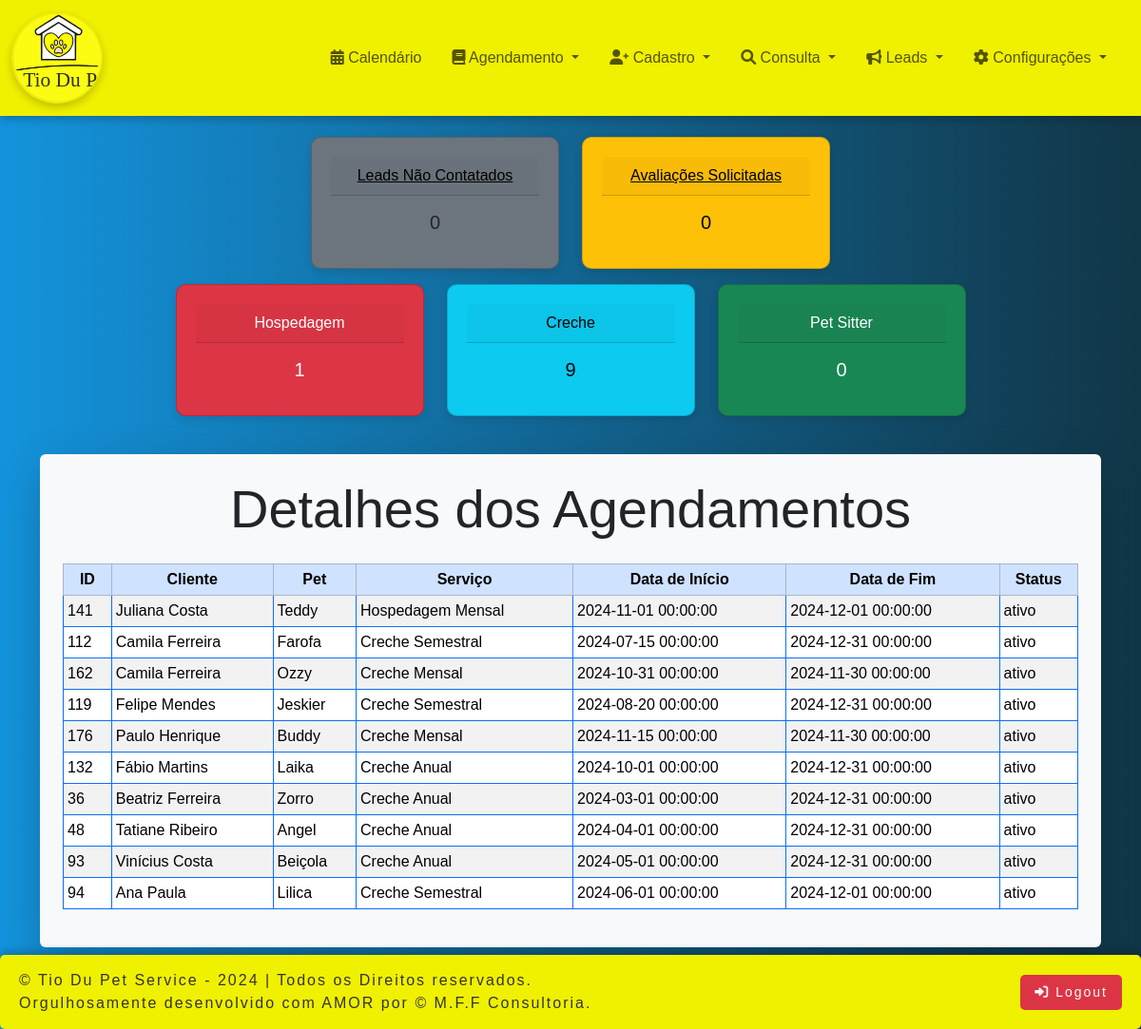
The page /office/main.php (signed in) on the database its author committed.
### tables this page shows
CREATE TABLE `agendamento` (
  `id_evento` int(11) NOT NULL,
  `pet_id` int(11) NOT NULL,
  `cliente_id` int(11) NOT NULL,
  `veterinario_id` int(11) DEFAULT NULL,
  `servico_id` int(11) NOT NULL,
  `titulo` varchar(255) NOT NULL,
  `descricao` text DEFAULT NULL,
  `localizacao` varchar(255) DEFAULT NULL,
  `data_inicio` datetime NOT NULL,
  `data_fim` datetime NOT NULL,
  `dia_completo` tinyint(1) DEFAULT 0,
  `status` varchar(50) DEFAULT 'Agendado',
  `data_criacao` timestamp NOT NULL DEFAULT current_timestamp(),
  `data_atualizacao` timestamp NOT NULL DEFAULT current_timestamp() ON UPDATE current_timestamp()
);

CREATE TABLE `cliente` (
  `id` int(11) NOT NULL,
  `nome` varchar(100) NOT NULL,
  `cpf` varchar(14) NOT NULL,
  `telefone` varchar(15) NOT NULL,
  `email` varchar(100) NOT NULL,
  `endereco` varchar(100) DEFAULT NULL,
  `numero` varchar(10) DEFAULT NULL,
  `complemento` varchar(20) DEFAULT NULL,
  `bairro` varchar(50) NOT NULL,
  `cep` varchar(10) NOT NULL,
  `cidade` varchar(50) NOT NULL,
  `estado` varchar(2) NOT NULL
);

CREATE TABLE `pet` (
  `id` int(11) NOT NULL,
  `cliente_id` int(11) NOT NULL,
  `veterinario_id` int(11) NOT NULL,
  `foto_pet` varchar(255) DEFAULT NULL,
  `nome` varchar(50) NOT NULL,
  `sexo` varchar(50) NOT NULL,
  `especie` varchar(30) NOT NULL,
  `raca` varchar(50) DEFAULT NULL,
  `cor` varchar(50) DEFAULT NULL,
  `idade` int(11) DEFAULT NULL,
  `porte` varchar(20) DEFAULT NULL,
  `rga` varchar(50) DEFAULT NULL
);

CREATE TABLE `servico` (
  `id` int(10) NOT NULL,
  `servico` varchar(50) NOT NULL,
  `tipo` varchar(50) NOT NULL,
  `preco` decimal(10,2) NOT NULL
);

### office/main.php (the view, shortened to what this page needs)
<?php
include 'office_header.php';
include 'conexaoAction.php';
$sqlLeadsNaoContatados = "SELECT COUNT(*) AS nao_contatados FROM lead WHERE lead_contatado = 0";
$result = mysqli_query($conexao, $sqlLeadsNaoContatados);
$leadsNaoContatados = mysqli_fetch_assoc($result)['nao_contatados'];
$sqlAvaliacoesSolicitadas = "SELECT COUNT(*) AS total FROM avaliacao_solicitadas";
$result = mysqli_query($conexao, $sqlAvaliacoesSolicitadas);
$totalAvaliacoesSolicitadas = mysqli_fetch_assoc($result)['total'];
$dataAtual = date('Y-m-d');
$sqlHospedagem = "
    SELECT COUNT(*) AS total_hospedagem
    FROM agendamento AS a
    JOIN servico AS s ON a.servico_id = s.id
    WHERE s.tipo = 'Hospedagem'
    AND a.status = 'ativo'
    AND a.data_inicio <= '$dataAtual'
    AND a.data_fim >= '$dataAtual'";
$result = mysqli_query($conexao, $sqlHospedagem);
$totalHospedagem = mysqli_fetch_assoc($result)['total_hospedagem'];
$sqlCreche = "
    SELECT COUNT(*) AS total_creche
    FROM agendamento AS a
    JOIN servico AS s ON a.servico_id = s.id
    WHERE s.tipo = 'Creche'
    AND a.status = 'ativo'
    AND a.data_inicio <= '$dataAtual'
    AND a.data_fim >= '$dataAtual'";
$result = mysqli_query($conexao, $sqlCreche);
$totalCreche = mysqli_fetch_assoc($result)['total_creche'];
$dataAtualInicio = date('Y-m-d') . ' 00:00:00';
$dataAtualFim = date('Y-m-d') . ' 23:59:59';
$sqlPetSitter = "
    SELECT COUNT(*) AS total_pet_sitter
    FROM agendamento AS a
    JOIN servico AS s ON a.servico_id = s.id
    WHERE s.tipo = 'Pet Sitter'
    AND a.status = 'ativo'
    AND (
        (DATE(a.data_inicio) = DATE(a.data_fim) AND a.data_inicio >= '$dataAtualInicio' AND a.data_fim <= '$dataAtualFim')  -- Eventos de dia completo
        OR (a.data_inicio <= '$dataAtualFim' AND a.data_fim >= '$dataAtualInicio')  -- Eventos que se sobrepõem ao dia atual
    )";
$result = mysqli_query($conexao, $sqlPetSitter);
if ($result) {
    $totalPetSitter = mysqli_fetch_assoc($result)['total_pet_sitter'];
} else {
    $totalPetSitter = 0;
    echo "Erro na consulta: " . mysqli_error($conexao);
}
?>
<head>
</head>
<body>
<div class="container text-center mt-4">
    <div class="row justify-content-md-center">
        <div class="col-md-3 mb-3">
            <div class="card bg-secondary ">
                <div class="card-header">
                    <a href="<?php echo base_url('office/lead_listar.php'); ?>" class="text-black">Leads Não Contatados</a>
                </div>
                <div class="card-body">
                    <h5 class="card-text"><?php echo $leadsNaoContatados; ?></h5>
                </div>
            </div>
        </div>
        <div class="col-md-3 mb-3">
            <div class="card text-bg-warning ">
                <div class="card-header">
                    <a href="<?php echo base_url('office/avaliacao_listar.php'); ?>" class="text-black">Avaliações Solicitadas</a>
                </div>
                <div class="card-body">
                    <h5 class="card-text"><?php echo $totalAvaliacoesSolicitadas; ?></h5>
                </div>
            </div>
        </div>
    </div>
    <div class="row justify-content-md-center">
        <div class="col-md-3 mb-3">
            <div class="card text-bg-danger">
                <div class="card-header">Hospedagem</div>
                    <div class="card-body">
                    <h5 class="card-text"><?php echo $totalHospedagem; ?></h5>
                </div>
            </div>
        </div>
        <div class="col-md-3 mb-3">
            <div class="card text-bg-info">
                <div class="card-header">Creche</div>
                    <div class="card-body">
                    <h5 class="card-text"><?php echo $totalCreche; ?></h5>
                </div>
            </div>
        </div>
        <div class="col-md-3 mb-3">
            <div class="card text-bg-success">
                <div class="card-header">Pet Sitter</div>
                    <div class="card-body">
                    <h5 class="card-text"><?php echo $totalPetSitter; ?></h5>
                </div>
            </div>
        </div>
    </div>
</div>
<section>
    <div class="container mt-4">
        <div class="form-container shadow-lg p-4 rounded">
            <h1 class="text-center mb-4 display-4">Detalhes dos Agendamentos</h1>
            <table class="table table-sm table-striped table-hover table-bordered border-primary rounded">
                <thead class="table-primary text-center">
                        <tr>
                            <th>ID</th>
                            <th>Cliente</th>
                            <th>Pet</th>
                            <th>Serviço</th>
                            <th>Data de Início</th>
                            <th>Data de Fim</th>
                            <th>Status</th>
                        </tr>
                    </thead>
                    <tbody>
                        <?php
            $sqlAgendamentos = "
            SELECT
                a.id_evento,
                c.nome AS cliente,
                p.nome AS pet,
                s.servico,
                a.data_inicio,
                a.data_fim,
                a.status
            FROM
                agendamento AS a
            JOIN
                cliente AS c ON a.cliente_id = c.id
            JOIN
                pet AS p ON a.pet_id = p.id
            JOIN
                servico AS s ON a.servico_id = s.id
WHERE
    a.status = 'ativo'
    AND (
        (DATE(a.data_inicio) = CURDATE() AND DATE(a.data_fim) = CURDATE())  -- Eventos de um único dia com início e fim no dia atual
        OR (a.data_inicio <= '$dataAtualFim' AND a.data_fim >= '$dataAtualInicio')  -- Eventos que se sobrepõem ao dia atual
    )
                ";
                        $result = mysqli_query($conexao, $sqlAgendamentos);
                        while ($row = mysqli_fetch_assoc($result)) {
                            echo "<tr>";
                            echo "<td>" . $row['id_evento'] . "</td>";
                            echo "<td>" . $row['cliente'] . "</td>";
                            echo "<td>" . $row['pet'] . "</td>";
                            echo "<td>" . $row['servico'] . "</td>";
                            echo "<td>" . $row['data_inicio'] . "</td>";
                            echo "<td>" . $row['data_fim'] . "</td>";
                            echo "<td>" . $row['status'] . "</td>";
                            echo "</tr>";
                        }
                        ?>
                    </tbody>
                </table>
            </div>
        </div>
<section>
</body>
<?php
include 'office_footer.php';
?>

### office/office_style.css (style rules this page uses)
.form-container { width: 100%; background-color: #f8f9fa; padding: 30px; border-radius: 10px; box-shadow: 0px 4px 12px rgba(0, 0, 0, 0.1); }

### office/office_header.php (style rules this page uses)
body { background: linear-gradient(to right, rgb(20, 147, 220), rgb(17, 54, 71)); font-family: sans-serif; font-size: 1rem; }

### office/main.php (style rules this page uses)
.card { border-radius: 10px; box-shadow: 0 4px 8px rgba(0, 0, 0, 0.1); text-align: center; padding: 20px; }
.table { margin-top: 20px; }

### rows shown on the page
agendamento: id_evento "141", cliente.nome "Juliana Costa", pet.nome "Teddy", servico.servico "Hospedagem Mensal", data_inicio "2024-11-01 00:00:00", data_fim "2024-12-01 00:00:00", status "ativo"
agendamento: id_evento "112", cliente.nome "Camila Ferreira", pet.nome "Farofa", servico.servico "Creche Semestral", data_inicio "2024-07-15 00:00:00", data_fim "2024-12-31 00:00:00", status "ativo"
agendamento: id_evento "162", cliente.nome "Camila Ferreira", pet.nome "Ozzy", servico.servico "Creche Mensal", data_inicio "2024-10-31 00:00:00", data_fim "2024-11-30 00:00:00", status "ativo"
agendamento: id_evento "119", cliente.nome "Felipe Mendes", pet.nome "Jeskier", servico.servico "Creche Semestral", data_inicio "2024-08-20 00:00:00", data_fim "2024-12-31 00:00:00", status "ativo"
agendamento: id_evento "176", cliente.nome "Paulo Henrique", pet.nome "Buddy", servico.servico "Creche Mensal", data_inicio "2024-11-15 00:00:00", data_fim "2024-11-30 00:00:00", status "ativo"
agendamento: id_evento "132", cliente.nome "Fábio Martins", pet.nome "Laika", servico.servico "Creche Anual", data_inicio "2024-10-01 00:00:00", data_fim "2024-12-31 00:00:00", status "ativo"
agendamento: id_evento "36", cliente.nome "Beatriz Ferreira", pet.nome "Zorro", servico.servico "Creche Anual", data_inicio "2024-03-01 00:00:00", data_fim "2024-12-31 00:00:00", status "ativo"
agendamento: id_evento "48", cliente.nome "Tatiane Ribeiro", pet.nome "Angel", servico.servico "Creche Anual", data_inicio "2024-04-01 00:00:00", data_fim "2024-12-31 00:00:00", status "ativo"
agendamento: id_evento "93", cliente.nome "Vinícius Costa", pet.nome "Beiçola", servico.servico "Creche Anual", data_inicio "2024-05-01 00:00:00", data_fim "2024-12-31 00:00:00", status "ativo"
agendamento: id_evento "94", cliente.nome "Ana Paula", pet.nome "Lilica", servico.servico "Creche Semestral", data_inicio "2024-06-01 00:00:00", data_fim "2024-12-01 00:00:00", status "ativo"

### other values the page prints
$leadsNaoContatados "0"
$totalAvaliacoesSolicitadas "0"
$totalHospedagem "1"
$totalCreche "9"
$totalPetSitter "0"
